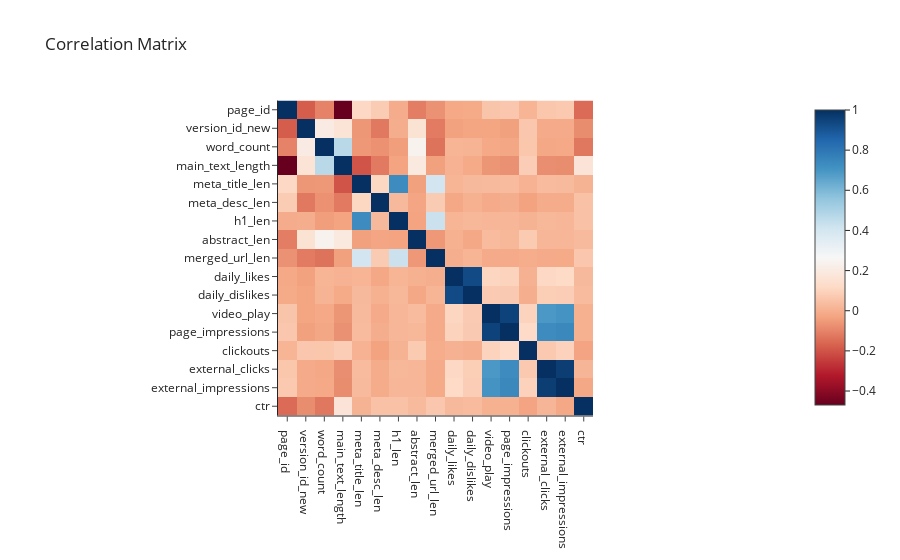

This figure's notebook cell:
### Code cell
# Compute the correlation matrix
corr_matrix = df[num_variables].corr()

# Print the correlation matrix
print(corr_matrix)

# Create heatmap of correlation matrix
fig = px.imshow(corr_matrix, color_continuous_scale='RdBu', title='Correlation Matrix')
fig.show()

### Figure 1 — Plotly figure (JSON) as saved in the notebook; plotly's stock layout.template omitted (floating-point values rounded to 4 significant figures; data arrays with more than 128 entries replaced by an {"elided": "..."} marker saying what was removed)
{"data": [{"coloraxis": "coloraxis", "hovertemplate": "x: %{x}<br>y: %{y}<br>color: %{z}<extra></extra>", "name": "0", "type": "heatmap", "x": ["page_id", "version_id_new", "word_count", "main_text_length", "meta_title_len", "meta_desc_len", "h1_len", "abstract_len", "merged_url_len", "daily_likes", "daily_dislikes", "video_play", "page_impressions", "clickouts", "external_clicks", "external_impressions", "ctr"], "xaxis": "x", "y": ["page_id", "version_id_new", "word_count", "main_text_length", "meta_title_len", "meta_desc_len", "h1_len", "abstract_len", "merged_url_len", "daily_likes", "daily_dislikes", "video_play", "page_impressions", "clickouts", "external_clicks", "external_impressions", "ctr"], "yaxis": "y", "z": {"elided": "17x17 float values"}}], "layout": {"coloraxis": {"colorscale": [[0, "rgb(103,0,31)"], [0.1, "rgb(178,24,43)"], [0.2, "rgb(214,96,77)"], [0.3, "rgb(244,165,130)"], [0.4, "rgb(253,219,199)"], [0.5, "rgb(247,247,247)"], [0.6, "rgb(209,229,240)"], [0.7, "rgb(146,197,222)"], [0.8, "rgb(67,147,195)"], [0.9, "rgb(33,102,172)"], [1, "rgb(5,48,97)"]]}, "title": {"text": "Correlation Matrix"}, "xaxis": {"anchor": "y", "constrain": "domain", "domain": [0, 1], "scaleanchor": "y"}, "yaxis": {"anchor": "x", "autorange": "reversed", "constrain": "domain", "domain": [0, 1]}}}
